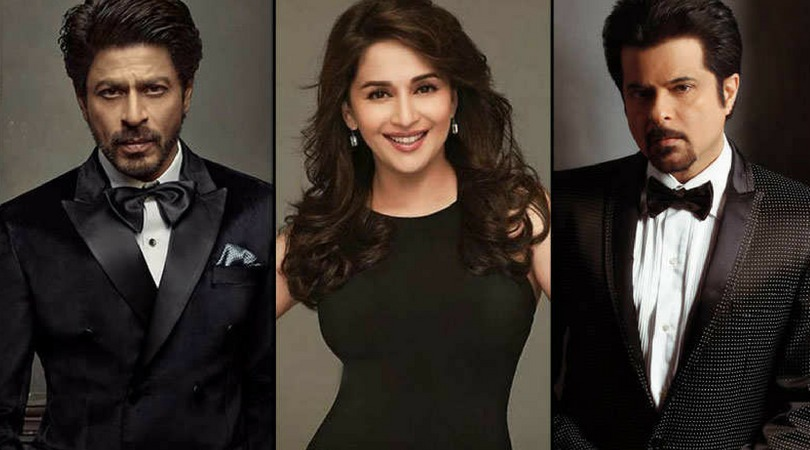
#> input picture img2.jpg, 810 x 450 px
$ jupyter execute 'Crop Face From Image.ipynb'   (shell and % lines are left out)
#> lines starting #> are read from the running program, lines starting #| are printed output that depends on the picture
[cell 1]
from matplotlib import pyplot as plt
import os
import cv2

[cell 2]
image=cv2.imread("img2.jpg",0)
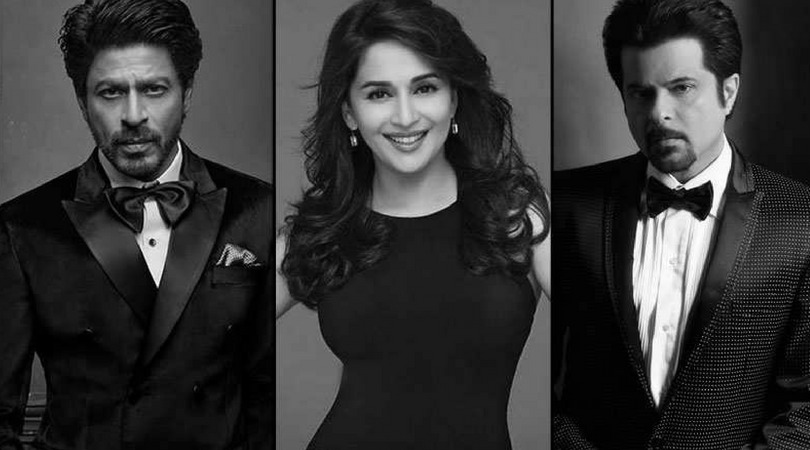
#> image: shape (450, 810); min 0, max 255, mean 54.8

face_cascade=cv2.CascadeClassifier('haarcascade_frontalface_alt.xml')
faces=face_cascade.detectMultiScale(image,scaleFactor=1.3,minNeighbors=5)
#> faces = [[73, 47, 118, 118], [343, 46, 120, 120], [605, 43, 123, 123]]

faces_found=[]

for x,y,w,h in faces:
    facecrop=image[y:y+h,x:x+w]
    faces_found.append(facecrop)
#> this loop made 3 passes
#> pass 1, `facecrop=image[y:y+h,x:x+w]`:
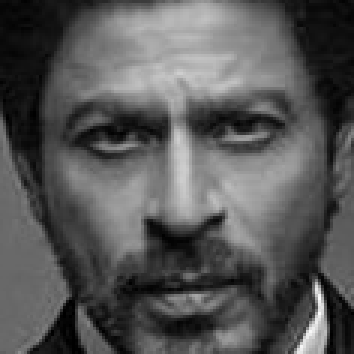
#> facecrop: shape (118, 118) (shown 3 times larger); min 0, max 251, mean 86.2
#> pass 2, `facecrop=image[y:y+h,x:x+w]`:
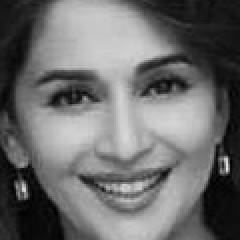
#> facecrop: shape (120, 120) (shown 2 times larger); min 0, max 233, mean 107.9
#> pass 3, `facecrop=image[y:y+h,x:x+w]`:
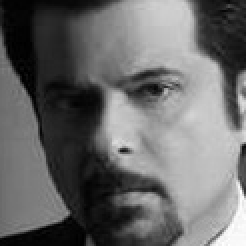
#> facecrop: shape (123, 123) (shown 2 times larger); min 0, max 255, mean 104.9
#> after the loop, faces_found = 3 items
if len(faces_found)==0:
    print("No faces found")

for image in faces_found:
    plt.figure()
    plt.axis('off')
    plt.imshow(image,cmap='gray')
#> this loop made 3 passes

$ run again, with img1.jpg copied over img2.jpg
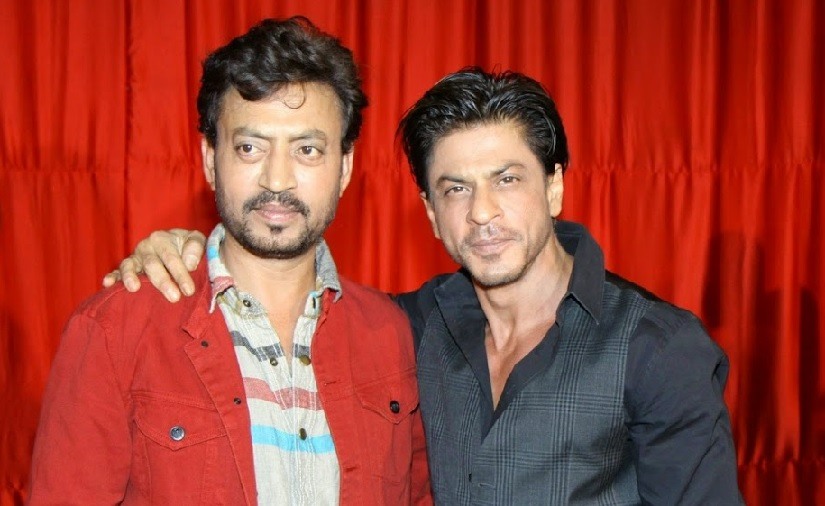
#> input picture img1.jpg, 825 x 506 px
#> `image=cv2.imread("img2.jpg",0)`:
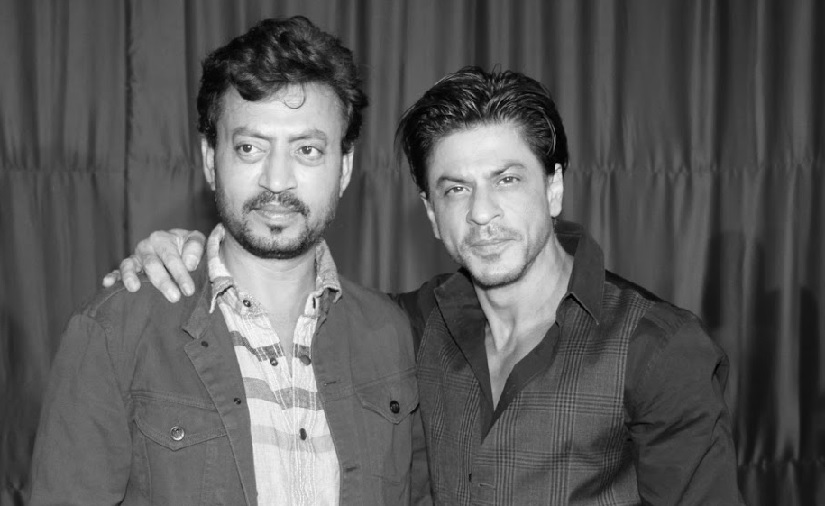
#> image: shape (506, 825); min 0, max 255, mean 90.4
#> faces = [[410, 132, 142, 142], [199, 88, 160, 160]]
#> the loop `for x,y,w,h in faces:` made 2 passes
#> pass 2, `facecrop=image[y:y+h,x:x+w]`:
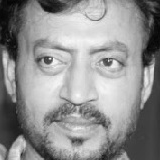
#> facecrop: shape (160, 160); min 3, max 249, mean 144.8
#> after the loop `for x,y,w,h in faces:`: faces_found = 2 items
#> the loop `for image in faces_found:` made 2 passes
